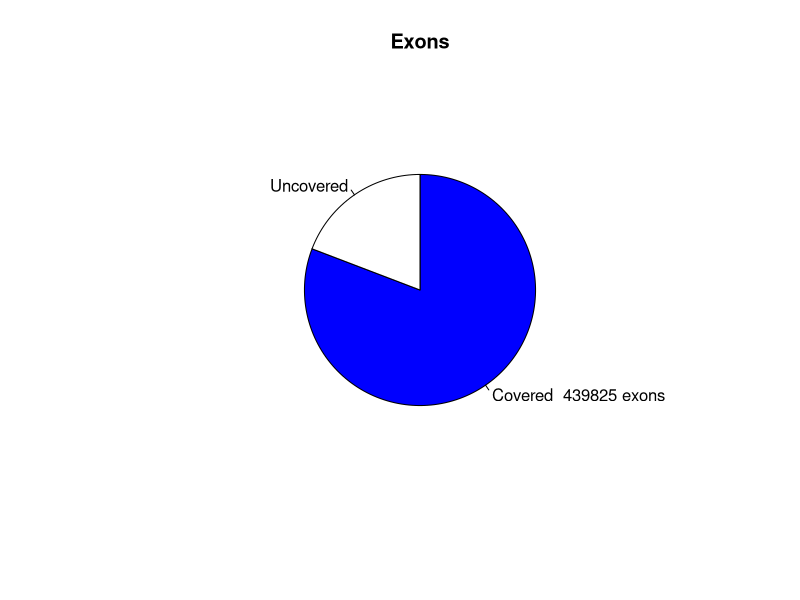

Generate this figure with R:
png("/rds/user/is460/hpc-work/muscle-rnaseq/ezbamqc/output/figs/srpk3_hom_ttnb_wt_4.read_distr_pie.png",width=500,height=500,units="px")
pie(c(439825,104483),labels=c("Covered  439825 exons","Uncovered"),main="Exons",radius=0.6,clockwise=T,col=c("blue","white"))
dev.state = dev.off()
